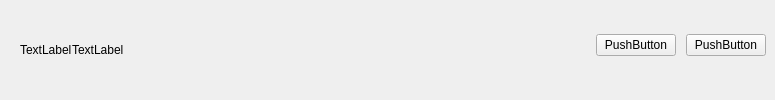
    <widget class="QWidget" name="widget_5" native="true">
     <layout class="QHBoxLayout" name="horizontalLayout_2">
      <property name="rightMargin">
       <number>0</number>
      </property>
      <property name="bottomMargin">
       <number>0</number>
      </property>
      <item>
       <widget class="QWidget" name="widget_9" native="true">
        <property name="sizePolicy">
         <sizepolicy hsizetype="Preferred" vsizetype="Fixed">
          <horstretch>0</horstretch>
          <verstretch>0</verstretch>
         </sizepolicy>
        </property>
        <layout class="QHBoxLayout" name="horizontalLayout_27">
         <property name="spacing">
          <number>0</number>
         </property>
         <property name="topMargin">
          <number>0</number>
         </property>
         <property name="rightMargin">
          <number>0</number>
         </property>
         <item>
          <widget class="QLabel" name="labIcon">
           <property name="sizePolicy">
            <sizepolicy hsizetype="Preferred" vsizetype="Fixed">
             <horstretch>0</horstretch>
             <verstretch>0</verstretch>
            </sizepolicy>
           </property>
           <property name="text">
            <string>TextLabel</string>
           </property>
           <property name="alignment">
            <set>Qt::AlignLeading|Qt::AlignLeft|Qt::AlignTop</set>
           </property>
          </widget>
         </item>
         <item>
          <widget class="QLabel" name="labTitle">
           <property name="sizePolicy">
            <sizepolicy hsizetype="Preferred" vsizetype="Fixed">
             <horstretch>0</horstretch>
             <verstretch>0</verstretch>
            </sizepolicy>
           </property>
           <property name="text">
            <string>TextLabel</string>
           </property>
           <property name="alignment">
            <set>Qt::AlignLeading|Qt::AlignLeft|Qt::AlignTop</set>
           </property>
          </widget>
         </item>
         <item>
          <spacer name="horizontalSpacer">
           <property name="orientation">
            <enum>Qt::Horizontal</enum>
           </property>
           <property name="sizeHint" stdset="0">
            <size>
             <width>463</width>
             <height>20</height>
            </size>
           </property>
          </spacer>
         </item>
         <item>
          <widget class="QWidget" name="widget_10" native="true">
           <layout class="QVBoxLayout" name="verticalLayout_9">
            <property name="spacing">
             <number>0</number>
            </property>
            <property name="topMargin">
             <number>0</number>
            </property>
            <item>
             <layout class="QHBoxLayout" name="horizontalLayout">
              <property name="spacing">
               <number>10</number>
              </property>
              <item>
               <widget class="QPushButton" name="btnMin">
                <property name="sizePolicy">
                 <sizepolicy hsizetype="Fixed" vsizetype="Fixed">
                  <horstretch>0</horstretch>
                  <verstretch>0</verstretch>
                 </sizepolicy>
                </property>
                <property name="text">
                 <string>PushButton</string>
                </property>
               </widget>
              </item>
              <item>
               <widget class="QPushButton" name="btnClose">
                <property name="sizePolicy">
                 <sizepolicy hsizetype="Fixed" vsizetype="Fixed">
                  <horstretch>0</horstretch>
                  <verstretch>0</verstretch>
                 </sizepolicy>
                </property>
                <property name="text">
                 <string>PushButton</string>
                </property>
               </widget>
              </item>
             </layout>
            </item>
            <item>
             <spacer name="verticalSpacer_3">
              <property name="orientation">
               <enum>Qt::Vertical</enum>
              </property>
              <property name="sizeHint" stdset="0">
               <size>
                <width>20</width>
                <height>2</height>
               </size>
              </property>
             </spacer>
            </item>
           </layout>
          </widget>
         </item>
        </layout>
       </widget>
      </item>
     </layout>
    </widget>
